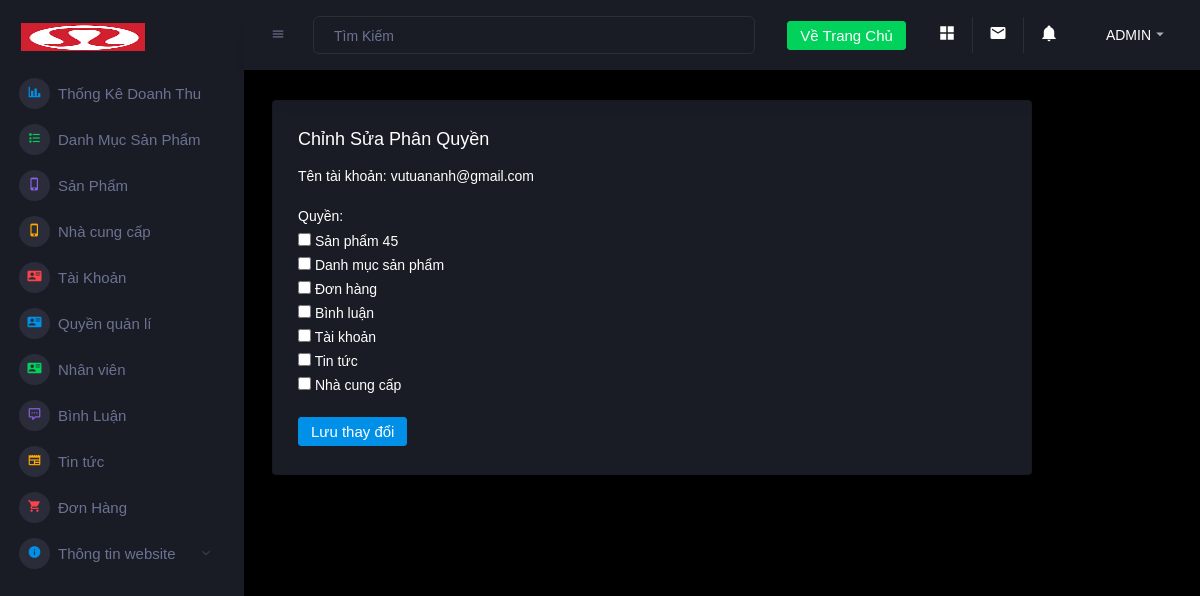
The app's page /admin/edituserpermission.php?id=3 (signed in), older data.
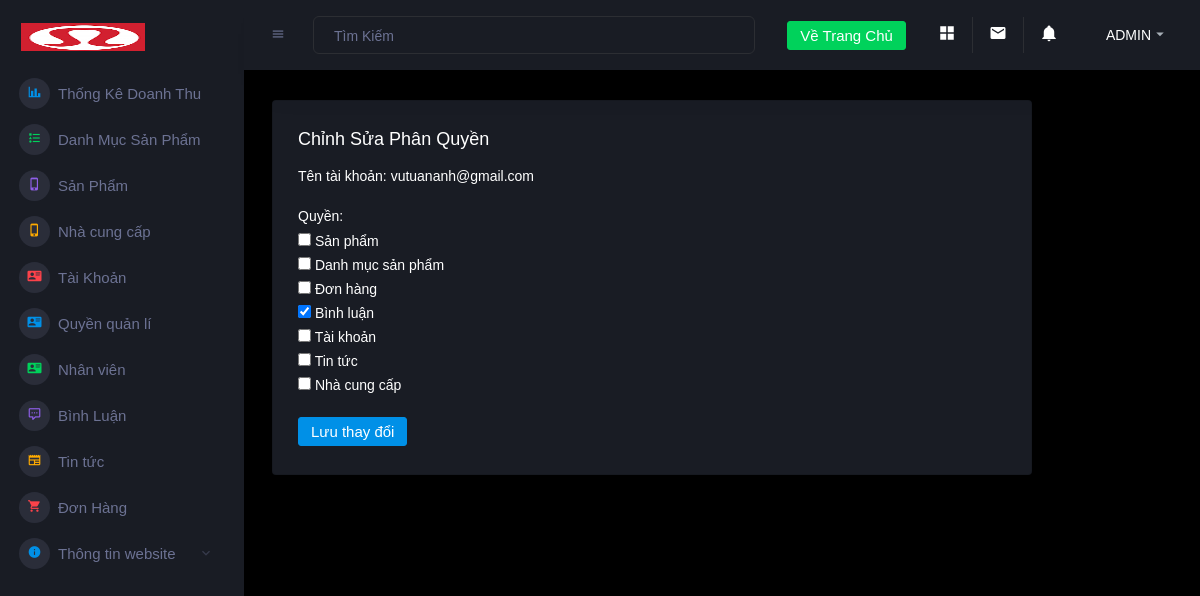
The same page, newer data.
### tables this page shows
CREATE TABLE `quyen` (
  `id` int(11) NOT NULL,
  `ten` varchar(255) NOT NULL,
  `created_at` timestamp NOT NULL DEFAULT current_timestamp(),
  `updated_at` timestamp NOT NULL DEFAULT current_timestamp()
);

### connect.php (called while the page is built, shortened)
<?php
function selectAll($sql)
{
    $result = $GLOBALS['conn']->query($sql);
    return $result;
}
function rowCount($sql)
{
    $result =  $GLOBALS['conn']->query($sql);
    return $result->rowCount();
}

### admin/edituserpermission.php (the view, shortened to what this page needs)
<?php
include 'header.php';
function selectAll1($query)
{
    global $conn;
    $stmt = $conn->prepare($query);
    $stmt->execute();
    return $stmt->fetchAll(PDO::FETCH_ASSOC);
}
if (isset($_COOKIE["user"])) {
    $user = $_COOKIE["user"];
    foreach (selectAll("SELECT * FROM taikhoan WHERE taikhoan='$user'") as $row) {
        $permission = $row['phanquyen'];
    }
    if ($permission == 1 || $permission == 0) {
        if (isset($_GET['id'])) {
            $editUserId = $_GET['id'];
            $userQuery = selectAll1("SELECT * FROM taikhoan WHERE id='$editUserId'");
            $userPermissionsQuery = selectAll1("SELECT id_quyen FROM taikhoan_quyen WHERE id_taikhoan='$editUserId'");
            if (rowCount("SELECT * FROM taikhoan WHERE id='$editUserId'") === 1) {
                $userData = $userQuery[0];
                $userPermissions = array_column($userPermissionsQuery, 'id_quyen');
?>
                <div class="main-panel">
                    <div class="content-wrapper">
                        <div class="row">
                            <div class="col-12 grid-margin">
                                <div class="card">
                                    <div class="card-body">
                                        <h4 class="card-title addfont">Chỉnh sửa phân quyền</h4>
                                        <form method="POST" action="">
                                            <div class="form-group">
                                                <label for="username" class="addfont">Tên tài khoản: <?= $userData['taikhoan'] ?></label>
                                            </div>
                                            <div class="form-group">
                                                <label for="permissions" class="addfont">Quyền:</label>
                                                <div>
                                                    <?php
                                                    $allPermissionsQuery = selectAll("SELECT * FROM quyen");
                                                    foreach ($allPermissionsQuery as $permissionRow) { ?>
                                                        <label>
                                                            <input type="checkbox" name="permissions[]" value="<?= $permissionRow['id'] ?>" <?= in_array($permissionRow['id'], $userPermissions) ? 'checked' : '' ?>>
                                                            <?= $permissionRow['ten'] ?>
                                                        </label><br>
                                                    <?php } ?>
                                                </div>
                                            </div>
                                            <button type="submit" name="update" class="btn btn-primary">Lưu thay đổi</button>
                                        </form>
                                    </div>
                                </div>
                            </div>
                        </div>
                    </div>
                </div>
<?php
            } else {
                echo 'User not found.';
            }
        } else {
            echo 'User ID not provided for editing.';
        }
    }
}
include 'footer.php';
?>

Row changes from the older to the newer data that the page shows:
changed quyen: ten "Sản phẩm 45" → "Sản phẩm"
computed for quyen "Bình luận": id "☐" → "☑"
